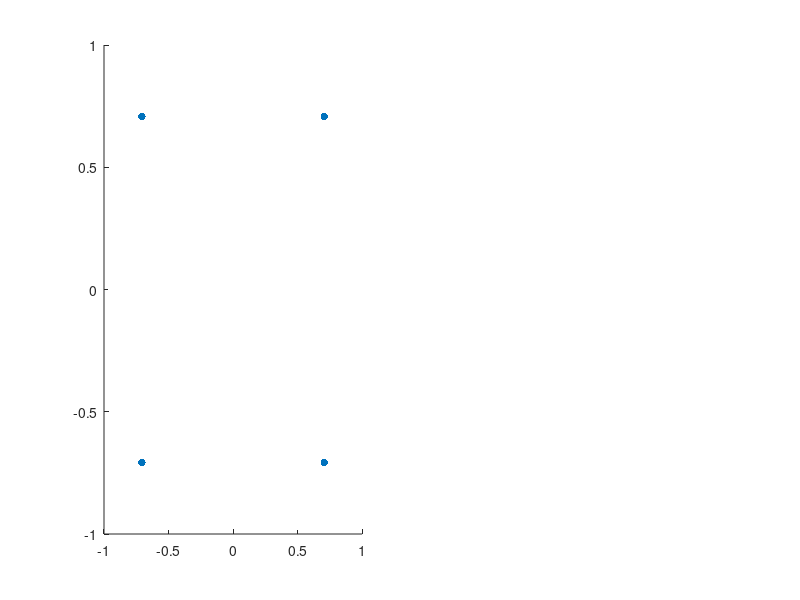

MATLAB code for this plot: (Note: this script raises an error after producing the figure.)
clc;
clear;
close all;

%% Parameters
N = 1000;                 % Number of transmitted bits
SNR = 5;                  % Signal-to-Noise Ratio (dB)

%% Generate Random Binary Data
data = randi([0 1],N,1);

%% Ensure Even Number of Bits
if mod(N,2)~=0
    data = [data;0];
    N = N + 1;
end

%% Group Bits into Pairs
bit_pairs = reshape(data,2,[])';

%% QPSK Mapping (Gray Coding)

qpsk_symbols = zeros(size(bit_pairs,1),1);

for k = 1:size(bit_pairs,1)

    if isequal(bit_pairs(k,:),[0 0])
        qpsk_symbols(k) = (1+1i)/sqrt(2);

    elseif isequal(bit_pairs(k,:),[0 1])
        qpsk_symbols(k) = (-1+1i)/sqrt(2);

    elseif isequal(bit_pairs(k,:),[1 1])
        qpsk_symbols(k) = (-1-1i)/sqrt(2);

    elseif isequal(bit_pairs(k,:),[1 0])
        qpsk_symbols(k) = (1-1i)/sqrt(2);
    end

end

%% Plot Ideal Constellation

figure('Name','QPSK Constellation Diagram','NumberTitle','off');

subplot(1,2,1)

scatter(real(qpsk_symbols),imag(qpsk_symbols),30,'filled')
hold on
xline(0,'k','LineWidth',1.5)
yline(0,'k','LineWidth',1.5)

grid on
axis equal

xlim([-1.5 1.5])
ylim([-1.5 1.5])

xlabel('In-Phase (I)')
ylabel('Quadrature (Q)')
title('Ideal QPSK Constellation')

%% Add AWGN Noise

rx_signal = awgn(qpsk_symbols,SNR,'measured');

%% Plot Noisy Constellation

subplot(1,2,2)

scatter(real(rx_signal),imag(rx_signal),15,'filled')
hold on
xline(0,'k','LineWidth',1.5)
yline(0,'k','LineWidth',1.5)

grid on
axis equal

xlim([-2 2])
ylim([-2 2])

xlabel('In-Phase (I)')
ylabel('Quadrature (Q)')
title(['Noisy QPSK Constellation (SNR = ',num2str(SNR),' dB)'])

%% Symbol Detection

detected_bits = zeros(length(rx_signal)*2,1);

for k = 1:length(rx_signal)

    I = real(rx_signal(k));
    Q = imag(rx_signal(k));

    if I>0 && Q>0
        bits = [0 0];

    elseif I<0 && Q>0
        bits = [0 1];

    elseif I<0 && Q<0
        bits = [1 1];

    else
        bits = [1 0];
    end

    detected_bits(2*k-1:2*k) = bits;

end

%% BER Calculation

num_errors = sum(data ~= detected_bits);

BER = num_errors/N;

%% Display Results

fprintf('\n=====================================\n');
fprintf('QPSK MODULATION RESULTS\n');
fprintf('=====================================\n');

fprintf('Number of Transmitted Bits = %d\n',N);
fprintf('Signal-to-Noise Ratio      = %d dB\n',SNR);
fprintf('Number of Bit Errors       = %d\n',num_errors);
fprintf('Bit Error Rate (BER)       = %.6f\n',BER);

fprintf('=====================================\n');
